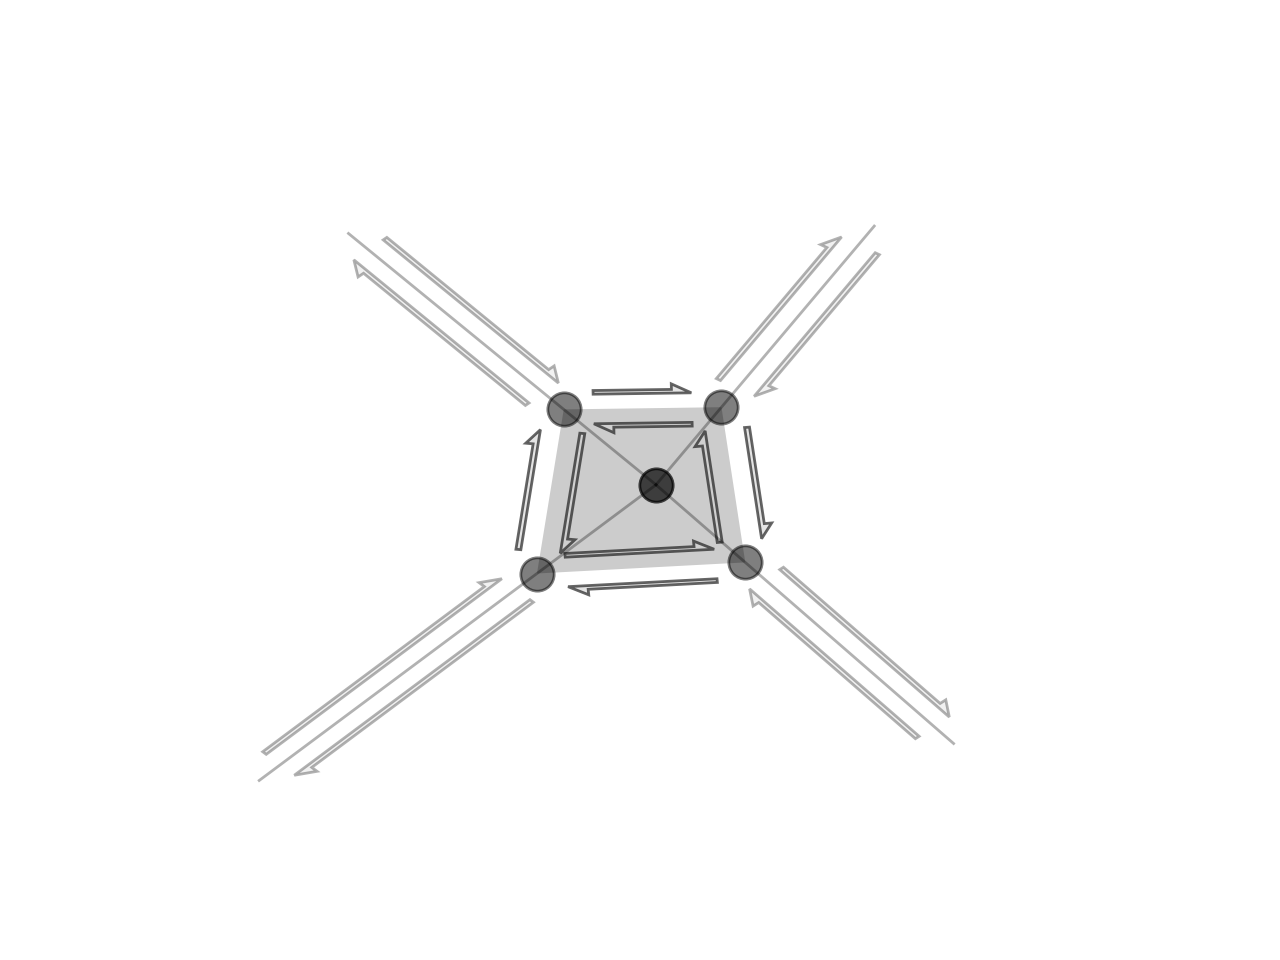

Here is the Python script that generated this plot:
import matplotlib.pyplot as plt
import numpy as np
import math

def lerp(a, b, frac):
  return a + (b - a) * frac

def normal(x, y):
    val = math.sqrt(x*x + y*y)
    return (x/val, y/val)

def drawHalfArrow(fromX, fromY, toX, toY, color='lightgrey', alpha=0.8, offset=0.2):
    nor = normal(toX - fromX, toY - fromY)
    # shrink
    fromX += nor[0] * offset
    toX -= nor[0] * (0.2 + offset)
    fromY += nor[1] * offset
    toY -= nor[1] * (0.2 + offset)
    # move offset
    fromX += -nor[1] * offset
    fromY += nor[0] * offset
    toX += -nor[1] * offset
    toY += nor[0] * offset
    plt.arrow(fromX, fromY, toX - fromX, toY - fromY,
              fc=color, ec='k', alpha=alpha, width=0.1, head_width=2.5*0.1,
              head_length=2*0.1, head_starts_at_zero=True, length_includes_head=True,
              shape='right')

removingX = np.array([5])
removingY = np.array([5])

endpointX = np.array([1, 8,   7.2, 1.9])
endpointY = np.array([1, 1.5, 8.5, 8.4])

frac = 0.3
newX = np.array([])
newY = np.array([])
for i in range(0, 4):
    x = lerp(removingX.item(0), endpointX.item(i), frac)
    y = lerp(removingY.item(0), endpointY.item(i), frac)
    newX = np.append(newX, x)
    newY = np.append(newY, y)

plt.plot(removingX, removingY, marker='o', markersize=12, linewidth=0, alpha=0.7, color='k')
plt.plot(newX, newY, marker='o', markersize=12, linewidth=0, alpha=0.5, color='k')
plt.fill(newX, newY, linewidth=0, alpha=0.2, color='k')

for i in range(0, 4):
    plt.plot([endpointX.item(i), removingX.item(0)], [endpointY.item(i), removingY.item(0)], color='k', linestyle='-', alpha=0.3, linewidth=1)
    drawHalfArrow(newX.item(i), newY.item(i), endpointX.item(i), endpointY.item(i), alpha=0.3)
    drawHalfArrow(endpointX.item((i + 1) % 4), endpointY.item((i + 1) % 4), newX.item((i + 1) % 4), newY.item((i + 1) % 4), alpha=0.3)
    drawHalfArrow(newX.item((i + 1) % 4), newY.item((i + 1) % 4), newX.item(i), newY.item(i), alpha=0.6)
    drawHalfArrow(newX.item(i), newY.item(i), newX.item((i + 1) % 4), newY.item((i + 1) % 4), alpha=0.6)

ax = plt.gca()

ax.spines['right'].set_color('none')
ax.spines['bottom'].set_color('none')
ax.spines['left'].set_color('none')
ax.spines['top'].set_color('none')

plt.xlim(0, 10)
plt.ylim(0, 10)
plt.tick_params(labelbottom='off', labelleft='off', left='off', right='off', bottom='off', top='off')

plt.show()
